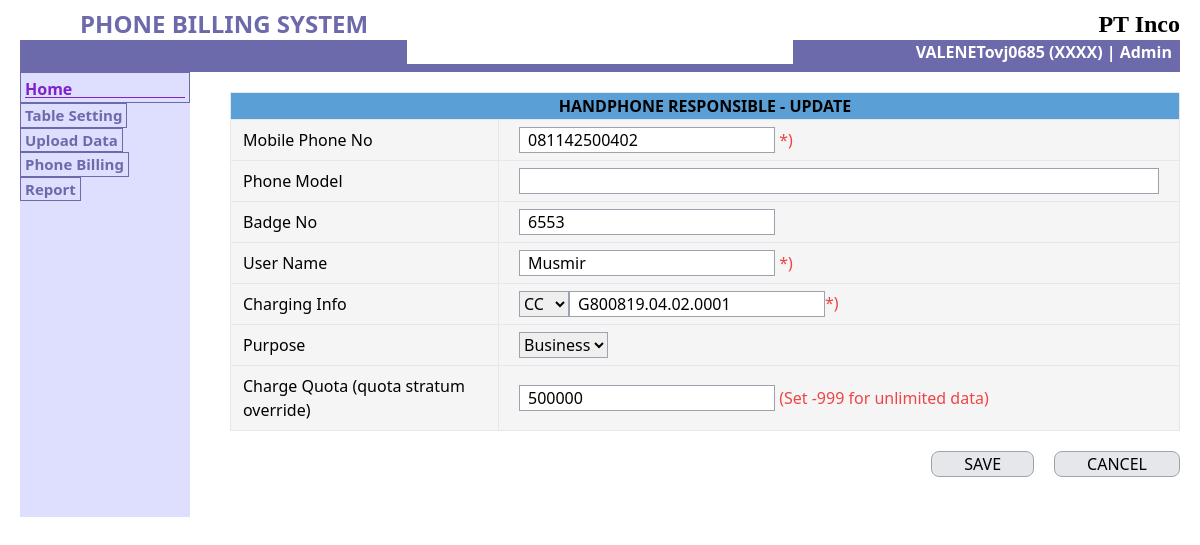
/pages/form-tablesetting-update.php?id=2, run on the app's committed database.
### tables this page shows
CREATE TABLE `setting` (
  `id` int(11) NOT NULL,
  `handphone_no` varchar(255) NOT NULL,
  `phone_model` varchar(255) NOT NULL,
  `badge_number` varchar(255) NOT NULL,
  `user_name` varchar(255) NOT NULL,
  `charging_selected` varchar(20) NOT NULL,
  `charging_no` varchar(255) NOT NULL,
  `purpose` varchar(255) NOT NULL,
  `charge_quota` varchar(255) NOT NULL
);

### pages/form-tablesetting-update.php (the view, shortened to what this page needs)
<?php
include('../data/db.php');
$id = $_GET['id'] ?? '';
$sql = "SELECT * FROM setting WHERE id='$id'";
$res = mysqli_query($conn, $sql);
$data = mysqli_fetch_array($res);
?>
<!DOCTYPE html>
<html lang="en">
<head>
  <link href="../output.css" rel="stylesheet">
</head>
<body>
  <?php
  include('../components/navbar.php');
  ?>
  <div class="flex gap-10 px-5">
    <?php
    include('../components/sidebar.php');
    ?>
    <div class="flex-1 py-5">
      <form action="form-tablesetting-update.php" method="post">
        <?php if (!isset($_POST['save'])) : ?>
          <table class="w-full border-collapse border">
            <thead>
              <th colspan="2" class="border bg-[#5A9FD6] font-bold">HANDPHONE RESPONSIBLE - UPDATE
              </th>
            </thead>
            <tbody style="background-color: #F5F5F5;">
              <tr>
                <td class="px-3 w-96 border py-2 font-medium">Mobile Phone No</td>
                <td class="border  px-5">
                  <input type="number" name="handphone_no" value="<?= $data['handphone_no']; ?>" class="px-2 border border-gray-400 w-64" required>
                  <span class="text-red-500">*)</span>
                </td>
              </tr>
              <tr>
                <td class="px-3 w-72 border py-2 font-medium">Phone Model</td>
                <td class="border px-5">
                  <input type="text" name="phone_model" value="<?= $data['phone_model']; ?>" class="px-2 border border-gray-400 w-[40rem]">
                </td>
              </tr>
              <tr>
                <td class="px-3 w-72 border py-2 font-medium">Badge No</td>
                <td class="border  px-5">
                  <input type="text" name="badge_number" value="<?= $data['badge_number']; ?>" class="px-2 border border-gray-400 w-64">
                </td>
              </tr>
              <tr>
                <td class="px-3 w-72 border py-2 font-medium">User Name</td>
                <td class="border  px-5">
                  <input type="text" name="user_name" value="<?= $data['user_name']; ?>" class="px-2 border border-gray-400 w-64" required>
                  <span class="text-red-500">*)</span>
                </td>
              </tr>
              <tr>
                <td class="px-3 w-72 border py-2 font-medium">Charging Info</td>
                <td class="border px-5">
                  <div class="flex items-stretch">
                    <select name="select_charging" class="border border-gray-400 ">
                      <option <?php if ($data['charging_selected'] === "CC") {
                              } ?> value="CC">CC</option>
                    </select>
                    <input type="text" value="<?= $data['charging_no']; ?>" name="charging_no" class="px-2 border border-gray-400 w-64" required>
                    <span class="text-red-500">*)</span>
                  </div>
                </td>
              </tr>
              <tr>
                <td class="px-3 w-72 border py-2 font-medium">Purpose</td>
                <td class="border px-5">
                  <select name="purpose" class="border border-gray-400 ">
                    <option <?php if ($data['purpose'] === "Business") {
                              echo ("Selected");
                            } ?> value="Business">Business
                    </option>
                  </select>
                </td>
              </tr>
              <tr>
                <td class="px-3 w-72 border py-2 font-medium">Charge Quota (quota stratum override)</td>
                <td class="border  px-5">
                  <input type="number" name="charge_quota" value="<?= $data['charge_quota']; ?>" class="px-2 border border-gray-400 w-64">
                  <span class="text-red-500">(Set -999 for unlimited data)</span>
                </td>
              </tr>
            </tbody>
          </table>
        <?php endif; ?>
        <div class="flex justify-end gap-5 py-5">
          <button type="submit" name="save" class="bg-gray-200 border border-gray-400 px-8 rounded-lg font-medium">SAVE</button>
          <a href="/telephone/pages/table-setting.php" class="bg-gray-200 border border-gray-400 px-8 rounded-lg font-medium">CANCEL</a>
        </div>
      </form>
    </div>
  </div>
</body>
</html>

### data on the page
setting: handphone_no "081142500402", badge_number "6553", user_name "Musmir", charging_no "G800819.04.02.0001", charge_quota "500000"
